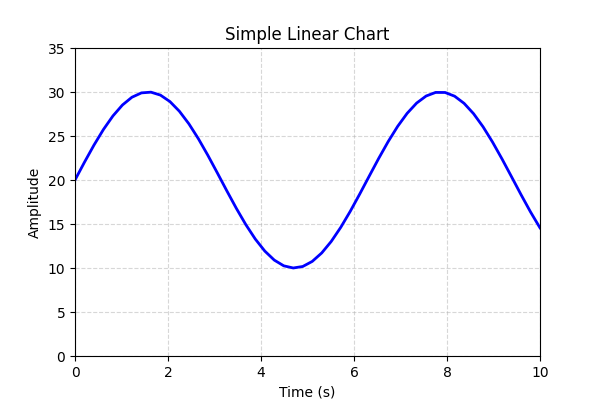
#> input picture samples/01_simple_linear.png, 600 x 400 px
$ python -i axis_detector.py   (imports and definitions only)
#> lines starting #> are read from the running program, lines starting #| are printed output that depends on the picture; after the words box and inside, x2 and y2 are one past the last pixel; in counts of white or black regions, pixels touching at a corner belong together
"""Detect chart axes, tick marks, and plot area."""
from dataclasses import dataclass
from typing import List, Tuple

import cv2
import numpy as np

from plot_extractor.config import (
    HOUGH_THRESHOLD,
    MIN_LINE_LENGTH,
    MAX_LINE_GAP,
    AXIS_ANGLE_TOLERANCE,
)


@dataclass
class Axis:
    direction: str  # "x" or "y"
    position: int   # pixel coordinate of the axis line
    side: str       # "bottom", "top", "left", "right"
    plot_start: int # start of plot area along the orthogonal direction
    plot_end: int   # end of plot area along the orthogonal direction
    ticks: List[Tuple[int, float]] = None  # (pixel, raw_value_if_known)


def _angle_deg(x1, y1, x2, y2):
    dx = x2 - x1
    dy = y2 - y1
    return abs(np.degrees(np.arctan2(dy, dx)))


def _is_horizontal(angle):
    return angle <= AXIS_ANGLE_TOLERANCE or angle >= 180 - AXIS_ANGLE_TOLERANCE


def _is_vertical(angle):
    return 90 - AXIS_ANGLE_TOLERANCE <= angle <= 90 + AXIS_ANGLE_TOLERANCE


# [48 lines left out: function _detect_vertical_axis_from_edges, not called in this run]


def detect_axes(image_gray, edges=None, hough_threshold=None,
                min_line_length=None, max_line_gap=None):
    """Detect main x and y axes from the image."""
    h, w = image_gray.shape
    if edges is None:
        edges = cv2.Canny(image_gray, 50, 150)

    thr = hough_threshold if hough_threshold is not None else HOUGH_THRESHOLD
    mll = min_line_length if min_line_length is not None else MIN_LINE_LENGTH
    mlg = max_line_gap if max_line_gap is not None else MAX_LINE_GAP

    lines = cv2.HoughLinesP(
        edges,
        rho=1,
        theta=np.pi / 180,
        threshold=thr,
        minLineLength=mll,
        maxLineGap=mlg,
    )

    horiz_lines = []
    vert_lines = []

    if lines is not None:
        for line in lines:
            x1, y1, x2, y2 = line[0]
            angle = _angle_deg(x1, y1, x2, y2)
            if _is_horizontal(angle):
                horiz_lines.append((x1, y1, x2, y2))
            elif _is_vertical(angle):
                vert_lines.append((x1, y1, x2, y2))

    axes = []
    # Detect X axes (horizontal lines near top or bottom)
    if horiz_lines:
        # Group by y coordinate
        ys = []
        for (x1, y1, x2, y2) in horiz_lines:
            ys.append((y1 + y2) / 2)
        ys = np.array(ys)
        # Bottom axis: y near bottom of image
        bottom_candidates = [y for y in ys if y > h * 0.8]
        if bottom_candidates:
            bottom_y = int(np.median(bottom_candidates))
            axes.append(Axis(
                direction="x",
                position=bottom_y,
                side="bottom",
                plot_start=0,
                plot_end=w,
                ticks=[]
            ))
        # Top axis (optional, e.g. for twin x) — must be very near top edge
        top_candidates = [y for y in ys if y < h * 0.15]
        if top_candidates:
            top_y = int(np.median(top_candidates))
            if not any(a.side == "bottom" for a in axes) or abs(top_y - bottom_y) > h * 0.3:
                axes.append(Axis(
                    direction="x",
                    position=top_y,
                    side="top",
                    plot_start=0,
                    plot_end=w,
                    ticks=[]
                ))

    # Detect Y axes (vertical lines near left or right)
    left_x = None
    if vert_lines:
        xs = []
        for (x1, y1, x2, y2) in vert_lines:
            xs.append((x1 + x2) / 2)
        xs = np.array(xs)
        left_candidates = [x for x in xs if x < w * 0.2]
        if left_candidates:
            left_x = int(np.median(left_candidates))
            axes.append(Axis(
                direction="y",
                position=left_x,
                side="left",
                plot_start=0,
                plot_end=h,
                ticks=[]
            ))
        right_candidates = [x for x in xs if x > w * 0.8]
        if right_candidates:
            right_x = int(np.median(right_candidates))
            if not any(a.side == "left" for a in axes) or abs(right_x - left_x) > w * 0.3:
                axes.append(Axis(
                    direction="y",
                    position=right_x,
                    side="right",
                    plot_start=0,
                    plot_end=h,
                    ticks=[]
                ))

    # Fallback: dense horizontal grid on loglog charts breaks HoughLinesP
    # vertical detection.  Use edge-run scan to recover the Y axis.
    if not any(a.side == "left" for a in axes):
        fallback_left = _detect_vertical_axis_from_edges(edges, side="left")
        if fallback_left is not None:
            axes.append(Axis(
                direction="y",
                position=fallback_left,
                side="left",
                plot_start=0,
                plot_end=h,
                ticks=[]
            ))

    return axes


def _filter_regular_ticks(candidates, min_ticks=4, tolerance=0.25):
    """From candidate tick positions, find the most regularly spaced subset."""
    if len(candidates) < min_ticks:
        return candidates
    candidates = sorted(set(candidates))
    best_subset = candidates[:]
    best_score = 0
    # Try different step sizes
    diffs = [candidates[i+1] - candidates[i] for i in range(len(candidates)-1)]
    if not diffs:
        return candidates
    # Use median diff as candidate step, and also common divisors
    test_steps = [np.median(diffs)]
    # Also try smaller steps that divide larger gaps evenly
    for d in diffs:
        if d > 0:
            for n in range(2, 6):
                test_steps.append(d / n)
    for step in test_steps:
        if step <= 1:
            continue
        # Try aligning to each candidate as start
        for start in candidates:
            subset = []
            for c in candidates:
                offset = abs(c - start)
                remainder = offset % step
                norm_rem = min(remainder, step - remainder)
                if norm_rem <= step * tolerance:
                    subset.append(c)
            if len(subset) >= min_ticks:
                score = len(subset) * 10 - np.std([candidates[i+1]-candidates[i] for i in range(len(candidates)-1)])
                if score > best_score:
                    best_score = score
                    best_subset = subset
    return sorted(best_subset)


def _find_peaks_1d(profile, min_height_ratio=0.3, min_distance=10):
    """Simple 1D peak detection without scipy."""
    if len(profile) == 0:
        return []
    smoothed = np.convolve(profile, np.ones(3) / 3, mode="same")
    max_val = np.max(smoothed)
    if max_val == 0:
        return []
    threshold = max_val * min_height_ratio
    # Find local maxima
    peaks = []
    for i in range(1, len(smoothed) - 1):
        if smoothed[i] > threshold and smoothed[i] >= smoothed[i - 1] and smoothed[i] > smoothed[i + 1]:
            peaks.append(i)
    # Enforce minimum distance
    if not peaks:
        return []
    filtered = [peaks[0]]
    for p in peaks[1:]:
        if p - filtered[-1] >= min_distance:
            filtered.append(p)
    return filtered


def detect_ticks(image_gray, axis: Axis, edges=None):
    """Detect tick marks along an axis using projection method."""
    h, w = image_gray.shape
    if edges is None:
        edges = cv2.Canny(image_gray, 50, 150)

    strip = 8  # pixel strip around axis to look for ticks

    if axis.direction == "x":
        y0 = max(0, axis.position - strip)
        y1 = min(h, axis.position + strip)
        strip_edges = edges[y0:y1, :]
        profile = np.sum(strip_edges, axis=0).astype(float)
        profile[:axis.plot_start] = 0
        profile[axis.plot_end:] = 0
        ticks = _find_peaks_1d(profile, min_height_ratio=0.3,
                               min_distance=max(10, w // 50))
    else:
        x0 = max(0, axis.position - strip)
        x1 = min(w, axis.position + strip)
        strip_edges = edges[:, x0:x1]
        profile = np.sum(strip_edges, axis=1).astype(float)
        profile[:axis.plot_start] = 0
        profile[axis.plot_end:] = 0
        ticks = _find_peaks_1d(profile, min_height_ratio=0.3,
                               min_distance=max(10, h // 50))

    ticks = sorted(set(ticks))
    # Filter to regular subset for primary axes
    if axis.side in ("bottom", "left"):
        ticks = _filter_regular_ticks(ticks, min_ticks=3, tolerance=0.3)
    axis.ticks = [(int(t), None) for t in ticks]
    return axis


def refine_plot_area(axes, image_shape):
    """Refine plot start/end for each axis based on crossing axes."""
    h, w = image_shape[:2]
    x_axes = [a for a in axes if a.direction == "x"]
    y_axes = [a for a in axes if a.direction == "y"]

    for xa in x_axes:
        lefts = [ya.position for ya in y_axes if ya.side == "left"]
        rights = [ya.position for ya in y_axes if ya.side == "right"]
        xa.plot_start = max(lefts) if lefts else 0
        xa.plot_end = min(rights) if rights else w

    for ya in y_axes:
        bottoms = [xa.position for xa in x_axes if xa.side == "bottom"]
        tops = [xa.position for xa in x_axes if xa.side == "top"]
        ya.plot_start = min(tops) if tops else 0
        ya.plot_end = max(bottoms) if bottoms else h

    return axes


def detect_all_axes(image_gray, policy=None):
    """Full axis detection pipeline.

    If *policy* is provided, Hough threshold and line-length limits are
    overridden by the policy values.
    """
    edges = cv2.Canny(image_gray, 50, 150)

    # Determine Hough parameters from policy or defaults
    if policy is not None:
        hough_thr = policy.hough_threshold
        hough_mll = policy.hough_min_line_length
        hough_mlg = policy.hough_max_line_gap
    else:
        hough_thr = HOUGH_THRESHOLD
        hough_mll = MIN_LINE_LENGTH
        hough_mlg = MAX_LINE_GAP

    axes = detect_axes(image_gray, edges,
                       hough_threshold=hough_thr,
                       min_line_length=hough_mll,
                       max_line_gap=hough_mlg)

    # Fallback pass: if no axes are found, try a slightly more permissive
    # edge/line configuration on contrast-equalized grayscale.
    if not axes:
        eq_gray = cv2.equalizeHist(image_gray)
        relaxed_edges = cv2.Canny(eq_gray, 30, 100)
        relaxed_edges = cv2.morphologyEx(
            relaxed_edges,
            cv2.MORPH_CLOSE,
            np.ones((3, 3), dtype=np.uint8),
            iterations=1,
        )

        fb_thr = max(40, int(hough_thr * 0.75))
        fb_mll = max(30, int(hough_mll * 0.7))
        fb_mlg = max(15, hough_mlg)

        axes = detect_axes(eq_gray, relaxed_edges,
                           hough_threshold=fb_thr,
                           min_line_length=fb_mll,
                           max_line_gap=fb_mlg)
        if axes:
            edges = relaxed_edges

    axes = refine_plot_area(axes, image_gray.shape)
    for axis in axes:
        detect_ticks(image_gray, axis, edges)
    # Filter out secondary axes (top/right) that have too few ticks
    # or whose ticks match primary axis grid-line projections
    primary = [a for a in axes if a.side in ("bottom", "left")]
    secondary = [a for a in axes if a.side in ("top", "right")]

    def _tick_positions(axis):
        return [t[0] for t in axis.ticks]

    # [8 lines left out: function _pattern_match, not called in this run]

    h, w = image_gray.shape
    for sec in secondary:
        sec_ticks = _tick_positions(sec)
        # Determine if this secondary axis sits at an image edge (likely a spine)
        at_edge = False
        if sec.direction == "x" and sec.side == "top" and sec.position < h * 0.2:
            at_edge = True
        elif sec.direction == "x" and sec.side == "bottom" and sec.position > h * 0.8:
            at_edge = True
        elif sec.direction == "y" and sec.side == "left" and sec.position < w * 0.2:
            at_edge = True
        elif sec.direction == "y" and sec.side == "right" and sec.position > w * 0.8:
            at_edge = True

        # Check if this secondary axis is at a different position from primary axes
        # (i.e., it's a real secondary axis, not a duplicate line)
        position_differs = True
        for pri in primary:
            if pri.direction == sec.direction and abs(sec.position - pri.position) < 20:
                position_differs = False
                break

        if at_edge and position_differs:
            # Edge spine: keep it for plot bounds even if ticks match primary
            # (dual Y-axis charts have matching tick positions but different positions)
            primary.append(sec)
        elif len(sec_ticks) >= 4:
            # Reject if tick pattern matches a primary axis (likely grid lines)
            matched_primary = False
            for pri in primary:
                if pri.direction == sec.direction and _pattern_match(sec_ticks, _tick_positions(pri)):
                    matched_primary = True
                    break
            if not matched_primary:
                primary.append(sec)

    return primary


# [131 lines left out: functions estimate_rotation_angle, refine_rotation_angle, not called in this run]

>>> import cv2
>>> picture = cv2.imread('../../samples/01_simple_linear.png', cv2.IMREAD_GRAYSCALE)
#> picture: shape (400, 600); min 0, max 255, mean 248.9
>>> result = detect_all_axes(picture)
#> in detect_all_axes, `edges = cv2.Canny(image_gray, 50, 150)`:
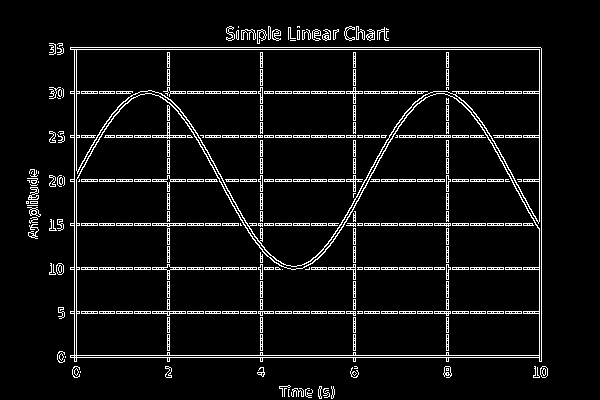
#> edges: shape (400, 600); 6.5% white in thin lines or dots, all inside (x1, y1, x2, y2) = (26, 26, 548, 399)
#> in detect_axes, `lines = cv2.HoughLinesP( edges, rho=1, theta=np.pi / 180, threshold=th..`: lines = 35 rows, first 6: [51, 225, 541, 225], [53, 135, 541, 135], [53, 179, 541, 179], [50, 49, 541, 49], [58, 311, 541, 311], [51, 137, 541, 137]
#> the loop in detect_axes, `for line in lines:` made 35 passes
#> (x1, y1, x2, y2, dx in _angle_deg, dy in _angle_deg, angle) on passes 1 to 12: (51, 225, 541, 225, 490, 0, 0), (53, 135, 541, 135, 488, 0, 0), (53, 179, 541, 179, 488, 0, 0), (50, 49, 541, 49, 491, 0, 0), (58, 311, 541, 311, 483, 0, 0), (51, 137, 541, 137, 490, 0, 0), (51, 269, 541, 269, 490, 0, 0), (57, 357, 541, 357, 484, 0, 0), (51, 223, 541, 223, 490, 0, 0), (51, 47, 540, 47, 489, 0, 0), (62, 313, 541, 313, 479, 0, 0), (57, 355, 541, 355, 484, 0, 0)
#> after the loop in detect_axes, `for line in lines:`: horiz_lines = 23 items, first 6: (51, 225, 541, 225), (53, 135, 541, 135), (53, 179, 541, 179), (50, 49, 541, 49), (58, 311, 541, 311), (51, 137, 541, 137); vert_lines = [(74, 377, 74, 50), (541, 376, 541, 48), (539, 361, 539, 50), (260, 374, 260, 52), (76, 377, 76, 50), (448, 377, 448, 52), (167, 377, 167, 52), (355, 377, 355, 52), (169, 377, 169, 52), (446, 377, 446, 52), (262, 376, 262, 52), (353, 377, 353, 52)]
#> the loop in detect_axes, `for (x1, y1, x2, y2) in horiz_lines:` made 23 passes
#> (x1, y1, x2, y2) on passes 1 to 12: (51, 225, 541, 225), (53, 135, 541, 135), (53, 179, 541, 179), (50, 49, 541, 49), (58, 311, 541, 311), (51, 137, 541, 137), (51, 269, 541, 269), (57, 357, 541, 357), (51, 223, 541, 223), (51, 47, 540, 47), (62, 313, 541, 313), (57, 355, 541, 355)
#> after the loop in detect_axes, `for (x1, y1, x2, y2) in horiz_lines:`: ys = [225, 135, 179, 49, 311, 137, 269, 357, 223, 47, 313, 355, 91, 181, 267, 93, 224, 180, 268, 136, 92, 312, 92]
#> in detect_axes, `ys = np.array(ys)`: ys = 23 values, max 357 at index 7, min 47 at index 9, mean 197.2
#> in detect_axes, `bottom_candidates = [y for y in ys if y > h * 0.8]`: bottom_candidates = [357, 355]
#> in detect_axes, `bottom_y = int(np.median(bottom_candidates))`: bottom_y = 356
#> in detect_axes, `top_candidates = [y for y in ys if y < h * 0.15]`: top_candidates = [49, 47]
#> in detect_axes, `top_y = int(np.median(top_candidates))`: top_y = 48
#> the loop in detect_axes, `for (x1, y1, x2, y2) in vert_lines:` made 12 passes
#> after the loop in detect_axes, `for (x1, y1, x2, y2) in vert_lines:`: xs = [74, 541, 539, 260, 76, 448, 167, 355, 169, 446, 262, 353]
#> in detect_axes, `left_candidates = [x for x in xs if x < w * 0.2]`: left_candidates = [74, 76]
#> in detect_axes, `left_x = int(np.median(left_candidates))`: left_x = 75
#> in detect_axes, `right_candidates = [x for x in xs if x > w * 0.8]`: right_candidates = [541, 539]
#> in detect_axes, `right_x = int(np.median(right_candidates))`: right_x = 540
#> in detect_all_axes, `axes = detect_axes(image_gray, edges, hough_threshold=hough_thr, min_l..`: axes = 4 items
#> in refine_plot_area, `x_axes = [a for a in axes if a.direction == "x"]`: x_axes = 2 items
#> the loop in refine_plot_area, `for xa in x_axes:` made 2 passes
#> (lefts, rights, xa.plot_start, xa.plot_end) on passes 1 to 2: ([75], [540], 75, 540), ([75], [540], 75, 540)
#> the loop in refine_plot_area, `for ya in y_axes:` made 2 passes
#> (bottoms, tops, ya.plot_start, ya.plot_end) on passes 1 to 2: ([356], [48], 48, 356), ([356], [48], 48, 356)
#> the loop in detect_all_axes, `for axis in axes:` made 4 passes
#> (y0 in detect_ticks, y1 in detect_ticks) on pass 1: (348, 364)
#> (y0 in detect_ticks, y1 in detect_ticks, ticks in detect_ticks) on pass 2: (40, 56, [77, 168, 230, 261, 277, 294, 317, 350, 370, 387, 447, 538])
#> the loop in detect_all_axes, `for sec in secondary:` made 2 passes
#> (sec_ticks, at_edge) on passes 1 to 2: ([77, 168, 230, 261, 277, 294, 317, 350, 370, 387, 447, 538], True), ([50, 92, 136, 180, 219, 268, 312, 354], True)
#> after the loop in detect_all_axes, `for sec in secondary:`: primary = 4 items
#> result = 4 items

$ run again, on samples/02_log_y.png
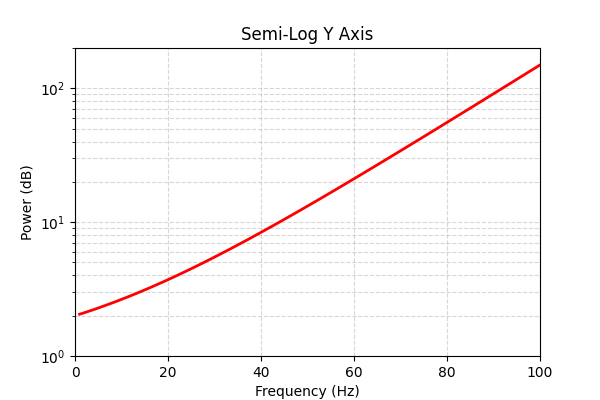
#> input picture samples/02_log_y.png, 600 x 400 px
#> in detect_all_axes, `edges = cv2.Canny(image_gray, 50, 150)`:
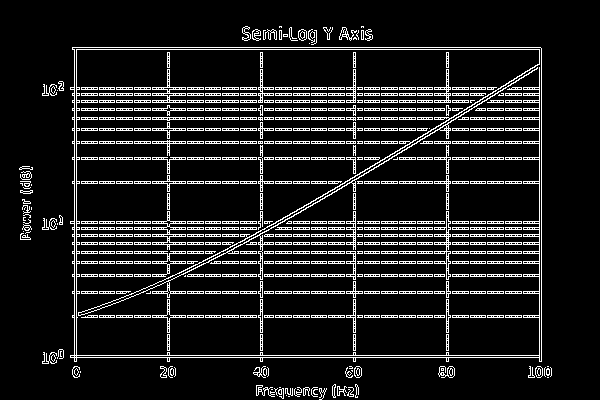
#> edges: shape (400, 600); 11.1% white in thin lines or dots, all inside (x1, y1, x2, y2) = (19, 26, 552, 400)
#> lines = 72 rows, first 6: [72, 143, 541, 143], [72, 253, 541, 253], [72, 128, 541, 128], [72, 100, 541, 100], [72, 229, 541, 229], [72, 159, 541, 159]
#> the loop in detect_axes, `for line in lines:` made 72 passes
#> (x1, y1, x2, y2, dx in _angle_deg, dy in _angle_deg, angle) on passes 1 to 8: (72, 143, 541, 143, 469, 0, 0), (72, 253, 541, 253, 469, 0, 0), (72, 128, 541, 128, 469, 0, 0), (72, 100, 541, 100, 469, 0, 0), (72, 229, 541, 229, 469, 0, 0), (72, 159, 541, 159, 469, 0, 0), (44, 221, 541, 221, 497, 0, 0), (72, 157, 541, 157, 469, 0, 0)
#> after the loop in detect_axes, `for line in lines:`: horiz_lines = 58 items, first 6: (72, 143, 541, 143), (72, 253, 541, 253), (72, 128, 541, 128), (72, 100, 541, 100), (72, 229, 541, 229), (72, 159, 541, 159); vert_lines = [(541, 376, 541, 48), (539, 377, 539, 50), (353, 361, 353, 52), (76, 377, 76, 50), (169, 376, 169, 52), (446, 361, 446, 52), (355, 397, 355, 52), (167, 361, 167, 52), (74, 377, 74, 50), (260, 361, 260, 52), (448, 376, 448, 52), (262, 394, 262, 52)]
#> the loop in detect_axes, `for (x1, y1, x2, y2) in horiz_lines:` made 58 passes
#> after the loop in detect_axes, `for (x1, y1, x2, y2) in horiz_lines:`: ys = 58 values, max 357 at index 20, min 47 at index 19, mean 192.2
#> bottom_candidates = [355, 357]
#> bottom_y = 356
#> top_candidates = [47, 49]
#> top_y = 48
#> the loop in detect_axes, `for (x1, y1, x2, y2) in vert_lines:` made 12 passes
#> after the loop in detect_axes, `for (x1, y1, x2, y2) in vert_lines:`: xs = [541, 539, 353, 76, 169, 446, 355, 167, 74, 260, 448, 262]
#> left_candidates = [76, 74]
#> left_x = 75
#> right_candidates = [541, 539]
#> right_x = 540
#> axes = 4 items
#> x_axes = 2 items
#> the loop in refine_plot_area, `for xa in x_axes:` made 2 passes
#> (lefts, rights, xa.plot_start, xa.plot_end) on passes 1 to 2: ([75], [540], 75, 540), ([75], [540], 75, 540)
#> the loop in refine_plot_area, `for ya in y_axes:` made 2 passes
#> (bottoms, tops, ya.plot_start, ya.plot_end) on passes 1 to 2: ([356], [48], 48, 356), ([356], [48], 48, 356)
#> the loop in detect_all_axes, `for axis in axes:` made 4 passes
#> (y0 in detect_ticks, y1 in detect_ticks) on pass 1: (348, 364)
#> the loop in detect_all_axes, `for sec in secondary:` made 2 passes
#> (sec_ticks, at_edge) on pass 1: ([77, 168, 246, 261, 296, 313, 354, 368, 447, 538], True)
#> after the loop in detect_all_axes, `for sec in secondary:`: primary = 4 items

$ run again, on samples/03_loglog.png
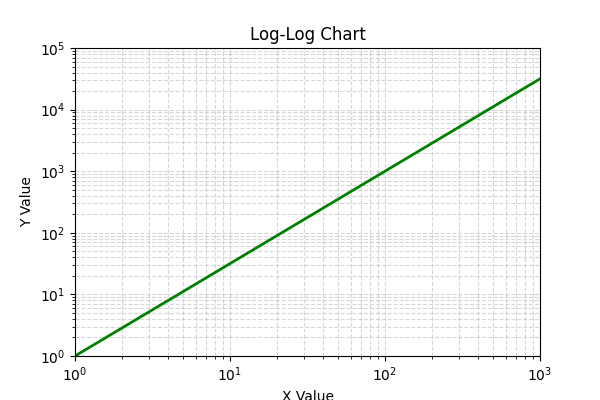
#> input picture samples/03_loglog.png, 600 x 400 px
#> in detect_all_axes, `edges = cv2.Canny(image_gray, 50, 150)`:
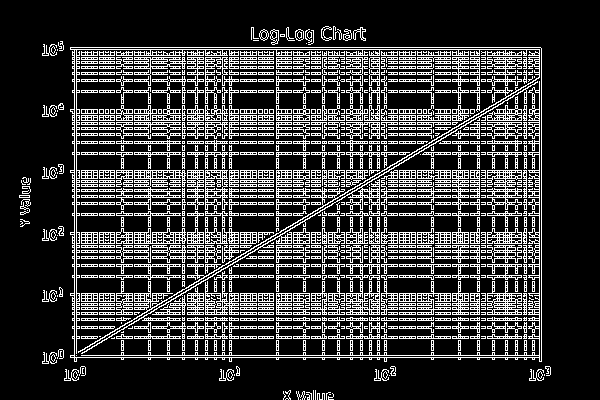
#> edges: shape (400, 600); 22.3% white in thin lines or dots, all inside (x1, y1, x2, y2) = (19, 26, 551, 400)
#> lines = 145 rows, first 6: [44, 49, 541, 49], [44, 293, 541, 293], [72, 266, 541, 266], [44, 47, 540, 47], [72, 195, 541, 195], [44, 170, 541, 170]
#> the loop in detect_axes, `for line in lines:` made 145 passes
#> (x1, y1, x2, y2, dx in _angle_deg) on passes 1 to 8: (44, 49, 541, 49, 497), (44, 293, 541, 293, 497), (72, 266, 541, 266, 469), (44, 47, 540, 47, 496), (72, 195, 541, 195, 469), (44, 170, 541, 170, 497), (44, 357, 541, 357, 497), (72, 243, 541, 243, 469)
#> after the loop in detect_axes, `for line in lines:`: horiz_lines = 134 items, first 6: (44, 49, 541, 49), (44, 293, 541, 293), (72, 266, 541, 266), (44, 47, 540, 47), (72, 195, 541, 195), (44, 170, 541, 170); vert_lines = [(534, 168, 534, 60), (541, 380, 541, 48), (386, 231, 386, 60), (216, 168, 216, 60), (121, 231, 121, 60), (74, 380, 74, 244), (76, 231, 76, 50), (492, 231, 492, 60), (539, 380, 539, 50)]
#> the loop in detect_axes, `for (x1, y1, x2, y2) in horiz_lines:` made 134 passes
#> after the loop in detect_axes, `for (x1, y1, x2, y2) in horiz_lines:`: ys = 134 values, max 357 at index 6, min 47 at index 3, mean 193.1
#> bottom_candidates = [357, 326, 355, 338, 336, 328, 337, 327]
#> bottom_y = 336
#> top_candidates = [49, 47, 55, 59, 57, 52, 53, 54, 51, 58]
#> top_y = 53
#> the loop in detect_axes, `for (x1, y1, x2, y2) in vert_lines:` made 9 passes
#> after the loop in detect_axes, `for (x1, y1, x2, y2) in vert_lines:`: xs = [534, 541, 386, 216, 121, 74, 76, 492, 539]
#> left_candidates = [74, 76]
#> left_x = 75
#> right_candidates = [534, 541, 492, 539]
#> right_x = 536
#> axes = 4 items
#> x_axes = 2 items
#> the loop in refine_plot_area, `for xa in x_axes:` made 2 passes
#> (lefts, rights, xa.plot_start, xa.plot_end) on passes 1 to 2: ([75], [536], 75, 536), ([75], [536], 75, 536)
#> the loop in refine_plot_area, `for ya in y_axes:` made 2 passes
#> (bottoms, tops, ya.plot_start, ya.plot_end) on passes 1 to 2: ([336], [53], 53, 336), ([336], [53], 53, 336)
#> the loop in detect_all_axes, `for axis in axes:` made 4 passes
#> (y0 in detect_ticks, y1 in detect_ticks) on pass 1: (328, 344)
#> the loop in detect_all_axes, `for sec in secondary:` made 2 passes
